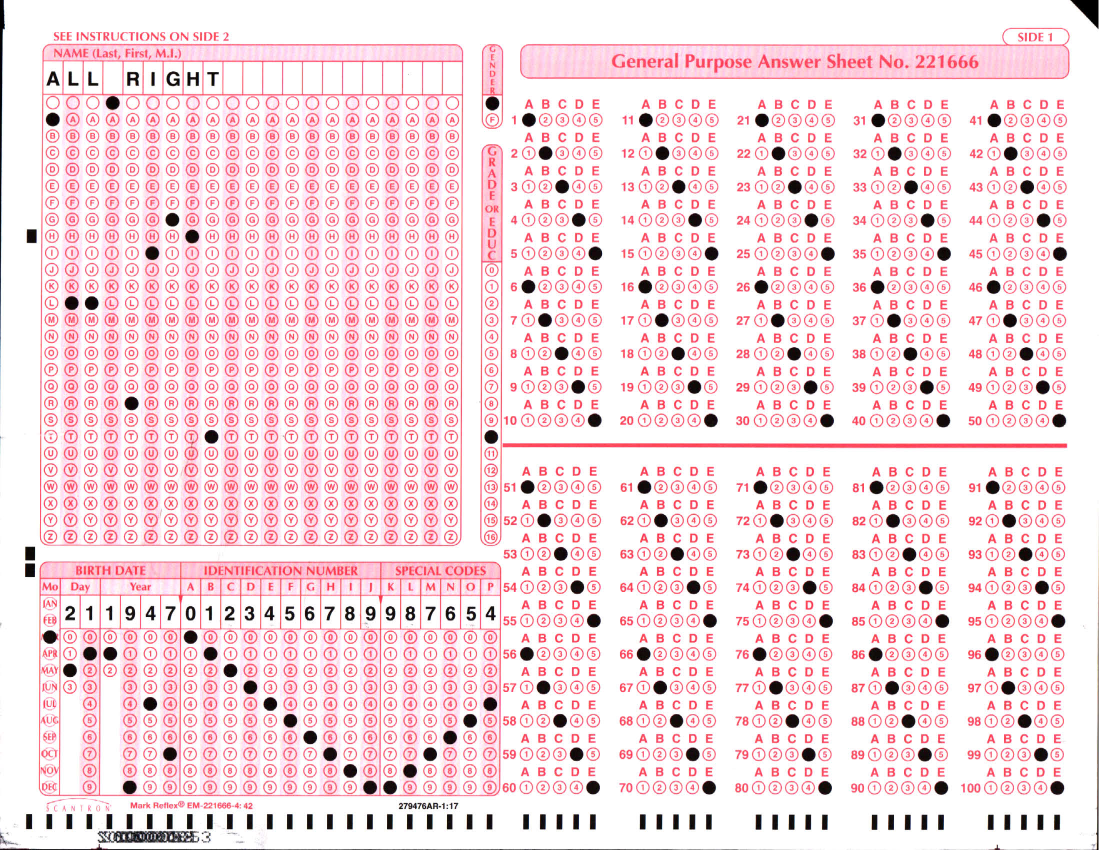
#> input picture test_images/000001_s001.jpg, 2198 x 1699 px, found by its file name (shown at 1/2 size); its folder holds 4 pictures in this run
$ python OMR_Main.py
#> lines starting #> are read from the running program, lines starting #| are printed output that depends on the picture; after the words box and inside, x2 and y2 are one past the last pixel; in counts of white or black regions, pixels touching at a corner belong together
### src/OMR_Rastreo.py
import os,sys
import cv2
import numpy as np
dir_path = os.path.dirname(os.path.realpath(__file__))
parent_dir_path = os.path.abspath(os.path.join(dir_path, os.pardir))
sys.path.insert(0, parent_dir_path)
from src.utils.Utils import rectContourCalificacion, getCornerPoints, reorder, splitBoxes, stackImages
# from utils.Utils import rectContourFolio,getCornerPoints,splitBoxes
#from numpy.lib import utils
# from numpy.lib.function_base import append


"""
Now we get the answers
"""
def get_Answers(img_Location,WA_img_Location,widthImg,heightImg,xs,ys,xe,ye):

#> called with img_Location = 'test_images/000001_s001.jpg', WA_img_Location = '', widthImg = 1000, heightImg = 900, xs = 825, ys = 140, xe = 938, ye = 314
    questions=10
    choices=5

    try:
        os.remove(WA_img_Location)
    except:
        pass


    # [13 lines of commented-out code are left out]
    img = cv2.imread(img_Location)
#> img is the input picture: shape (1699, 2198, 3); mean B, G, R 225.5, 220.3, 245.1
    # cv2.imshow("Original", img)
    # cv2.waitKey(0)
    imgResized = cv2.resize(img, (widthImg,heightImg))
    imgContours = imgResized.copy()
    imgBiggestContours = imgResized.copy()
    # cv2.imshow("Resized", imgResized)
    # cv2.waitKey(0)()
    imgGrey = cv2.cvtColor(imgResized, cv2.COLOR_BGR2GRAY)
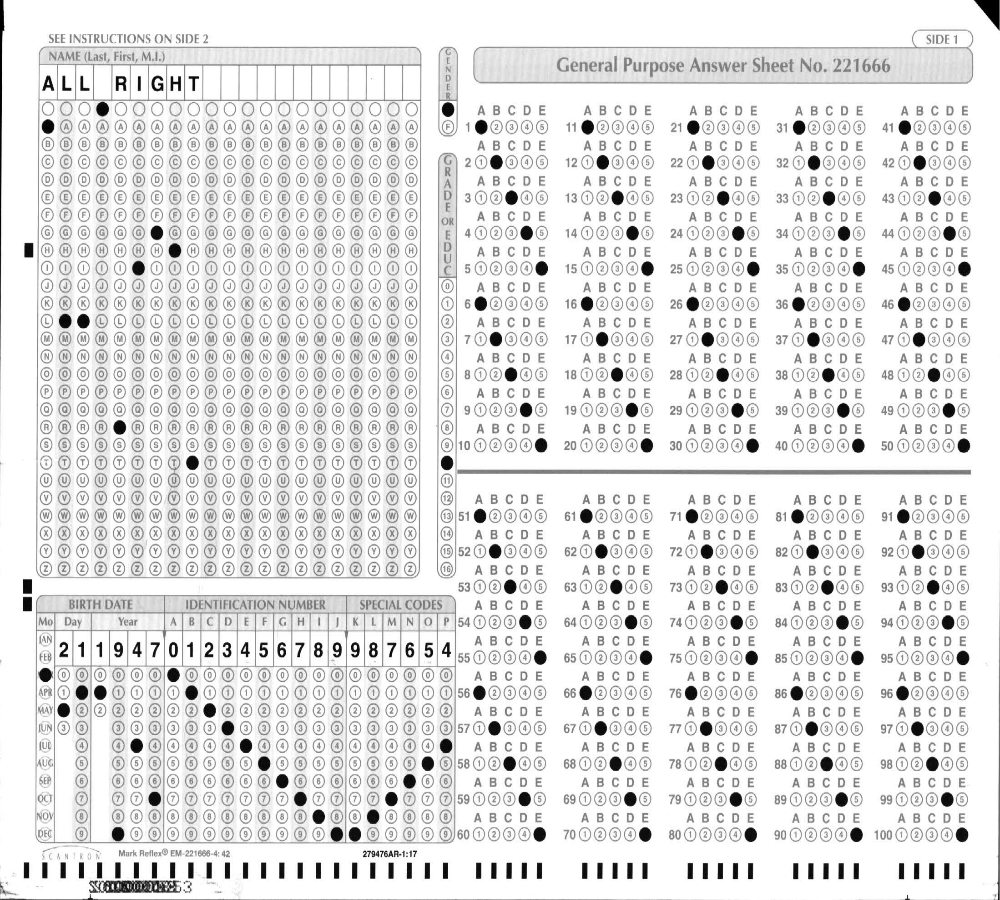
#> imgGrey: shape (900, 1000); min 0, max 255, mean 228.3
    imgBlur = cv2.GaussianBlur(imgGrey, (5,5),1)
    imgCanny = cv2.Canny(imgBlur, 10,50)
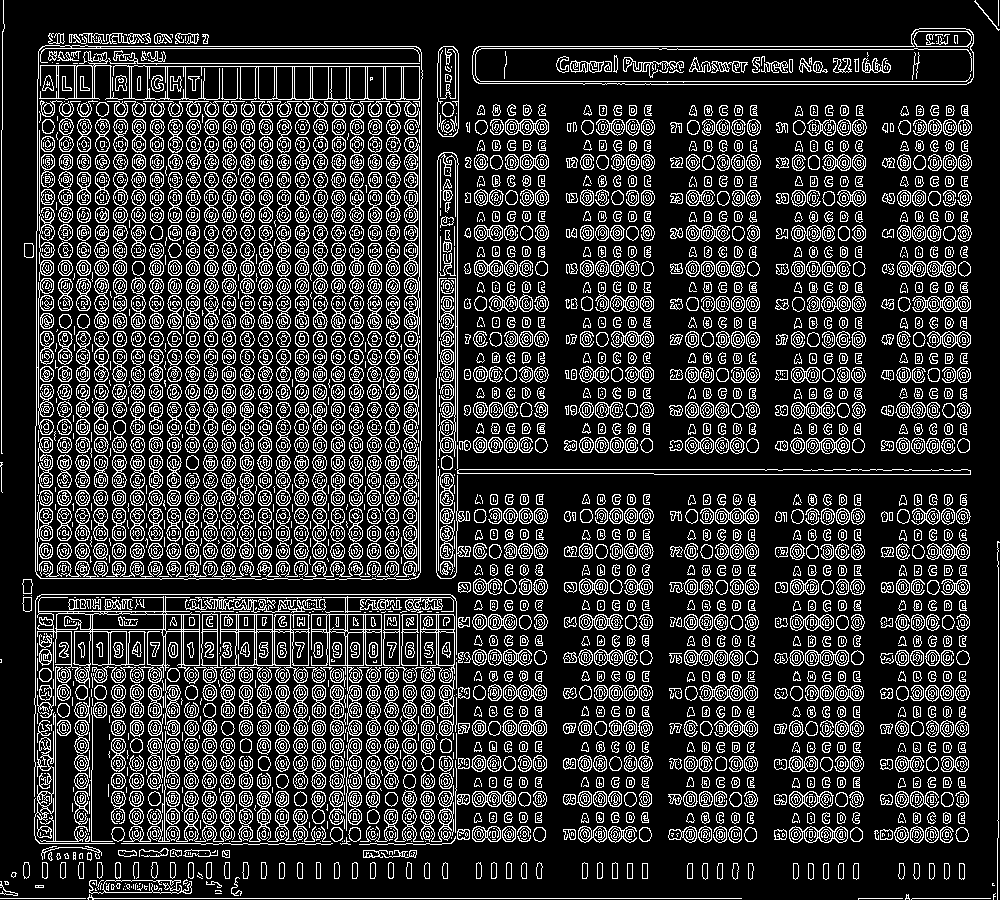
#> imgCanny: shape (900, 1000); 19.3% white in thin lines or dots
    imgBlank = np.zeros_like(imgResized)
    #imgCanny = cv2.Canny(imgGrey, 40,250)

    # FINDING ALL CONTOURS
    contours, hierarchy = cv2.findContours(imgCanny, cv2.RETR_EXTERNAL,cv2.CHAIN_APPROX_NONE)
#> contours = 2274 contours, 1184 with area under 20; largest, box (x1, y1, x2, y2) and area: (35, 45, 423, 580) 204712, (472, 28, 974, 85) 19900, (37, 596, 223, 706) 7022, (220, 614, 310, 683) 3249, (311, 614, 382, 725) 3086
    cv2.drawContours(imgContours,contours,-1,(0,255,0),2)
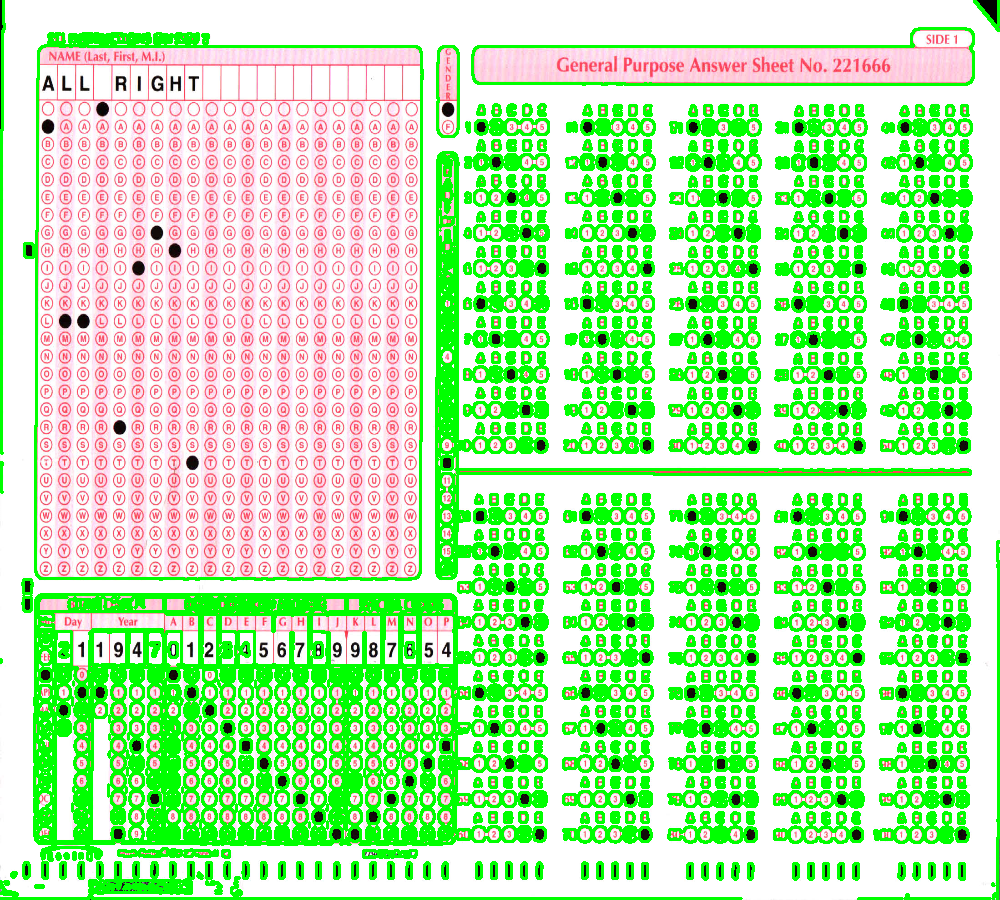
#> imgContours: shape (900, 1000, 3); mean B, G, R 167.8, 236.3, 178.1

    # FIND RECTANGULES
    rectCon = rectContourCalificacion(contours)
#> the loop in rectContourCalificacion, `for i in contours:` made 2274 passes
#> (area, peri) on passes 41, 47, 48: (57.5, 645.2), (76.5, 41.07), (73, 39.66)
#> after the loop in rectContourCalificacion, `for i in contours:`: rectCon = 3 contours; box (x1, y1, x2, y2) and area: (35, 45, 423, 580) 204712, (472, 28, 974, 85) 19900, (383, 614, 400, 666) 793
    biggestContour = getCornerPoints(rectCon[0])
#> in getCornerPoints, `peri = cv2.arcLength(cont, True)`: peri = 134.5
#> in getCornerPoints, `approx = cv2.approxPolyDP(cont, 0.02 * peri, True)`: approx = [[384, 614], [383, 664], [399, 665], [399, 614]]
#> biggestContour = [[384, 614], [383, 664], [399, 665], [399, 614]]
    #gradePoints = Utils.getCornerPoints(rectCon[2])

    if biggestContour.size != 0:
        cv2.drawContours(imgBiggestContours,biggestContour,-1,(255,0,0),20)
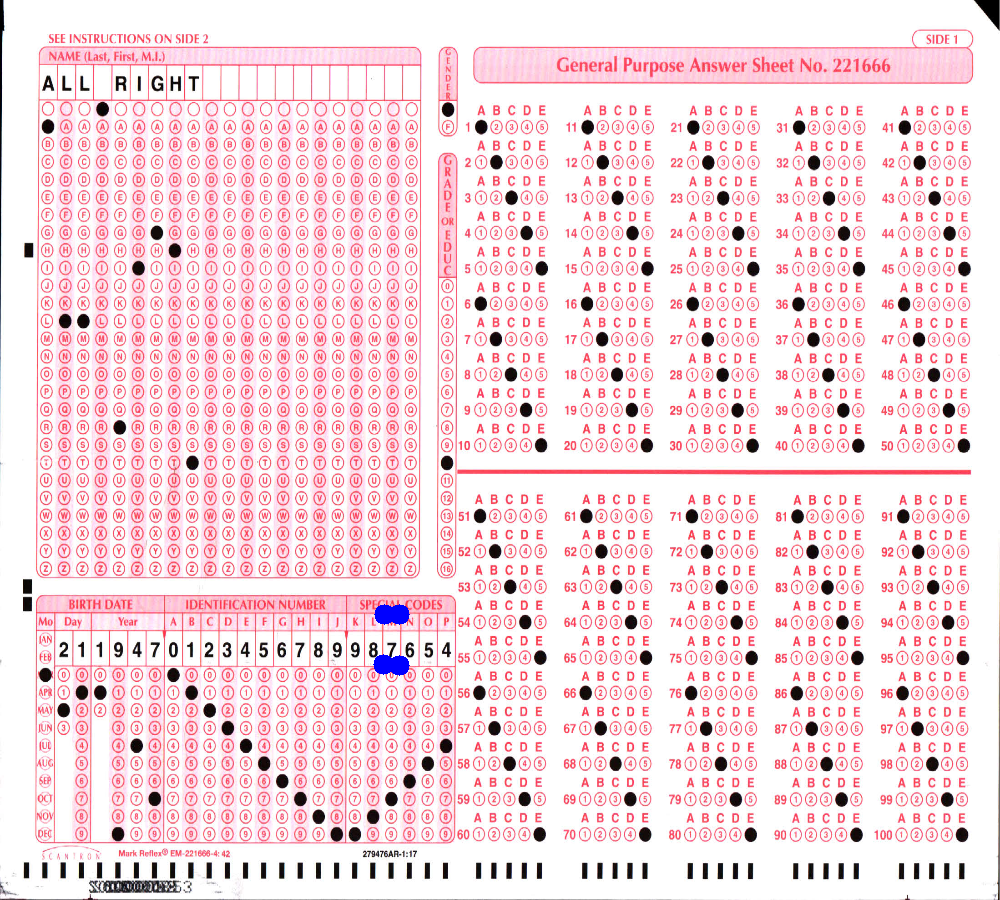
#> imgBiggestContours: shape (900, 1000, 3); mean B, G, R 225.5, 220, 244.8
    ########################################################################################################################


    imageArray = ([imgResized,imgGrey,imgBlur,imgCanny],
                  [imgContours,imgBiggestContours,imgBlank,imgBlank]
                  )
    imgStacked = stackImages(imageArray,0.9)
    cv2.imshow("Stacked Images", imgStacked)
    cv2.waitKey(0)()

    # [150 lines of commented-out code are left out]
    sResp = ""
    return sResp

### src/utils/Utils.py
import cv2
import numpy as np
import logging

from datetime import datetime

## TO STACK ALL THE IMAGES IN ONE WINDOW
def stackImages(imgArray,scale,lables=[]):
#> called with scale = 0.9
    rows = len(imgArray)
#> rows = 2
    cols = len(imgArray[0])
#> cols = 4
    rowsAvailable = isinstance(imgArray[0], list)
#> rowsAvailable = True
    width = imgArray[0][0].shape[1]
#> width = 1000
    height = imgArray[0][0].shape[0]
#> height = 900
    if rowsAvailable:
        for x in range ( 0, rows):
            for y in range(0, cols):
                imgArray[x][y] = cv2.resize(imgArray[x][y], (0, 0), None, scale, scale)
                if len(imgArray[x][y].shape) == 2: imgArray[x][y]= cv2.cvtColor( imgArray[x][y], cv2.COLOR_GRAY2BGR)
        imageBlank = np.zeros((height, width, 3), np.uint8)
        hor = [imageBlank]*rows
#> hor = 2 items
        hor_con = [imageBlank]*rows
#> hor_con = 2 items
        for x in range(0, rows):
            hor[x] = np.hstack(imgArray[x])
            hor_con[x] = np.concatenate(imgArray[x])
        ver = np.vstack(hor)
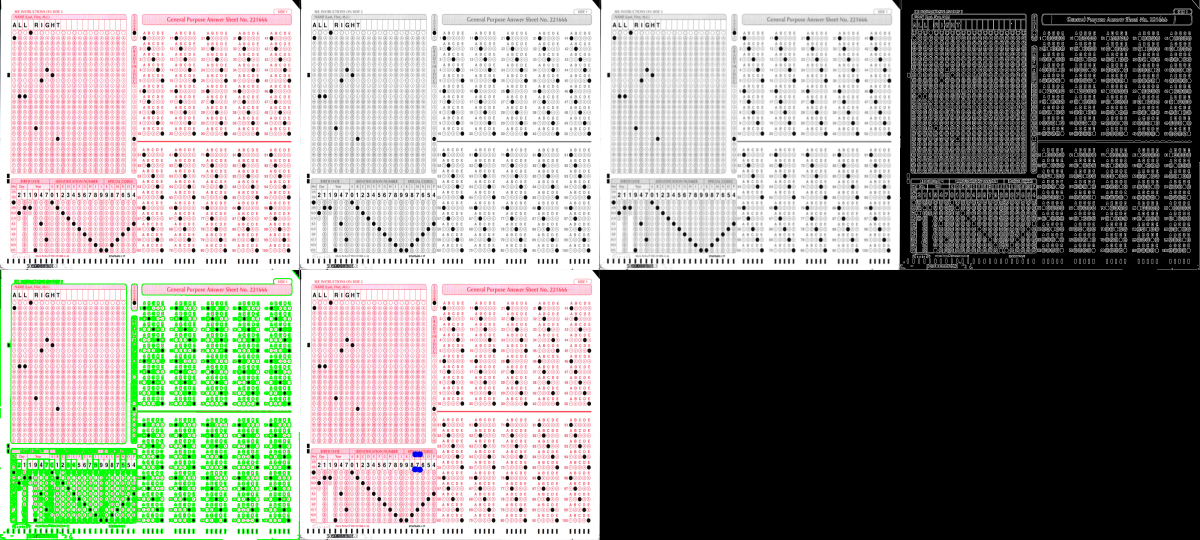
#> ver: shape (1620, 3600, 3) (shown at 1/3 size); mean of channels 0, 1, 2 140.5, 147.8, 146.7; drawn as B, G, R
        ver_con = np.concatenate(hor)
    else:
        for x in range(0, rows):
            imgArray[x] = cv2.resize(imgArray[x], (0, 0), None, scale, scale)
            if len(imgArray[x].shape) == 2: imgArray[x] = cv2.cvtColor(imgArray[x], cv2.COLOR_GRAY2BGR)
        hor= np.hstack(imgArray)
        hor_con= np.concatenate(imgArray)
        ver = hor
    if len(lables) != 0:
        eachImgWidth= int(ver.shape[1] / cols)
        eachImgHeight = int(ver.shape[0] / rows)
        #print(eachImgHeight)
        for d in range(0, rows):
            for c in range (0,cols):
                cv2.rectangle(ver,(c*eachImgWidth,eachImgHeight*d),(c*eachImgWidth+len(lables[d][c])*13+27,30+eachImgHeight*d),(255,255,255),cv2.FILLED)
                cv2.putText(ver,lables[d][c],(eachImgWidth*c+10,eachImgHeight*d+20),cv2.FONT_HERSHEY_COMPLEX,0.7,(255,0,255),2)
    return ver

# [271 lines left out: functions rectContour, rectContourFolio, rectContourGenero, rectContourPromedio, rectContourTipoSec, rectContourModalidad and 1 more, not called in this run]


# CALIFICACIONES
########################################################################################################################

def rectContourCalificacion(contours):

    rectCon = []
    max_area = 0

    for i in contours:
        area = cv2.contourArea(i)
        # [6 lines of commented-out code are left out]

        peri = cv2.arcLength(i, True)

        #if(area > (areaSeleccion - 50) and area < (areaSeleccion + 50) and peri > (perimetroSeleccion - 50) and peri < (perimetroSeleccion + 50) ):
        #if(area > 1500 and area < 3000):
        if(area > 100):
            #logging.info(peri)
            approx = cv2.approxPolyDP(i, 0.02 * peri, True)
            #print("Corner Points : ",len(approx))
            if len(approx) == 4:
                logging.info(area)
                rectCon.append(i)

    rectCon = sorted(rectCon, key=cv2.contourArea,reverse=False)
    #print(len(rectCon))
    return rectCon


def getCornerPoints(cont):
    peri = cv2.arcLength(cont, True) # LENGTH OF CONTOUR
    approx = cv2.approxPolyDP(cont, 0.02 * peri, True) # APPROXIMATE THE POLY TO GET CORNER POINTS
    #approx = cv2.approxPolyDP(cont, 0.03 * peri, True) # APPROXIMATE THE POLY TO GET CORNER POINTS
    return approx


# [54 lines left out: functions reorder, splitBoxes, ret_x_cord_contour, identify_centroid, finf_contour_areas, not called in this run]

### src/OMR_Main.py
import cv2
import numpy as np
import OMR_Rastreo
import csv
import os
import io

# [18 lines of commented-out code are left out]

sPath_Images ="test_images"
output_File_OMR = "Output"

widthImg  = 1000
heightImg = 900

#questions=20
#choices=4

# BORRAMOS ARCHIVO CSV
try:
    os.remove(output_File_OMR)
except:
    pass


for filename in os.listdir(sPath_Images):

    pathImage = ""
    path_WA_Image = ""
    pathImage = ""
    path_WA_Image = ""

    if filename.endswith(".jpg"):

        # [12 lines of commented-out code are left out]
        sAnswers = []
        pathImage = "test_images/000001_s001.jpg"
#> (the run stopped early here; a loop or call above may not have finished)
